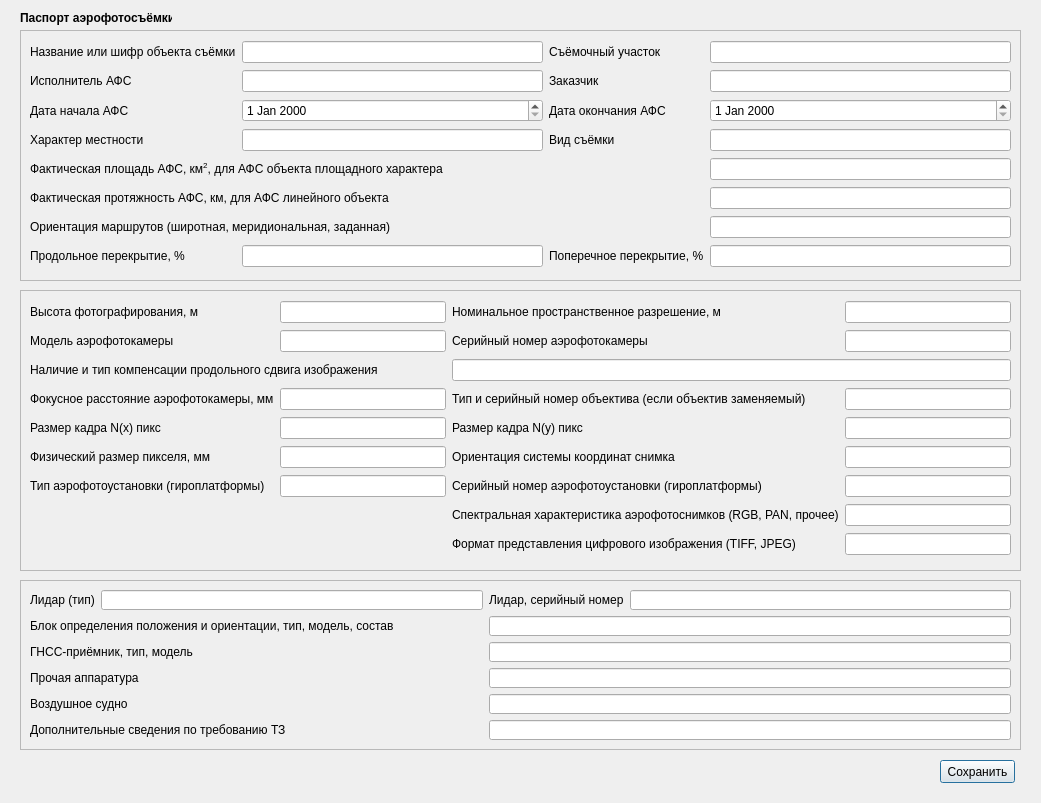
<?xml version="1.0" encoding="UTF-8"?>
<ui version="4.0">
 <class>AFS</class>
 <widget class="QDialog" name="AFS">
  <property name="geometry">
   <rect>
    <x>0</x>
    <y>0</y>
    <width>1041</width>
    <height>803</height>
   </rect>
  </property>
  <property name="maximumSize">
   <size>
    <width>1041</width>
    <height>803</height>
   </size>
  </property>
  <property name="windowTitle">
   <string>Dialog</string>
  </property>
  <widget class="QPushButton" name="save">
   <property name="geometry">
    <rect>
     <x>940</x>
     <y>760</y>
     <width>75</width>
     <height>23</height>
    </rect>
   </property>
   <property name="text">
    <string>Сохранить</string>
   </property>
  </widget>
  <widget class="QLabel" name="label_passport_afs">
   <property name="geometry">
    <rect>
     <x>20</x>
     <y>10</y>
     <width>152</width>
     <height>16</height>
    </rect>
   </property>
   <property name="text">
    <string>&lt;html&gt;&lt;head/&gt;&lt;body&gt;&lt;p&gt;&lt;span style=&quot; font-weight:600;&quot;&gt;Паспорт аэрофотосъёмки&lt;/span&gt;&lt;/p&gt;&lt;/body&gt;&lt;/html&gt;</string>
   </property>
  </widget>
  <widget class="QFrame" name="object">
   <property name="geometry">
    <rect>
     <x>20</x>
     <y>30</y>
     <width>1001</width>
     <height>251</height>
    </rect>
   </property>
   <property name="frameShape">
    <enum>QFrame::StyledPanel</enum>
   </property>
   <property name="frameShadow">
    <enum>QFrame::Raised</enum>
   </property>
   <layout class="QGridLayout" name="gridLayout">
    <item row="2" column="1">
     <widget class="QDateEdit" name="date_start">
      <property name="enabled">
       <bool>true</bool>
      </property>
     </widget>
    </item>
    <item row="3" column="1">
     <widget class="QLineEdit" name="nature_area"/>
    </item>
    <item row="4" column="0" colspan="3">
     <widget class="QLabel" name="label_area_afs">
      <property name="text">
       <string>&lt;html&gt;&lt;head/&gt;&lt;body&gt;&lt;p&gt;Фактическая площадь АФС, км&lt;span style=&quot; vertical-align:super;&quot;&gt;2&lt;/span&gt;, для АФС объекта площадного характера&lt;/p&gt;&lt;/body&gt;&lt;/html&gt;</string>
      </property>
     </widget>
    </item>
    <item row="2" column="0">
     <widget class="QLabel" name="label_date_start">
      <property name="text">
       <string>Дата начала АФС</string>
      </property>
     </widget>
    </item>
    <item row="1" column="1">
     <widget class="QLineEdit" name="executor"/>
    </item>
    <item row="7" column="0">
     <widget class="QLabel" name="label_overlap_longitudinal">
      <property name="text">
       <string>Продольное перекрытие, %</string>
      </property>
     </widget>
    </item>
    <item row="7" column="1">
     <widget class="QLineEdit" name="overlap_longitudinal"/>
    </item>
    <item row="2" column="2">
     <widget class="QLabel" name="label_date_end">
      <property name="text">
       <string>Дата окончания АФС</string>
      </property>
     </widget>
    </item>
    <item row="0" column="0">
     <widget class="QLabel" name="label_name_object">
      <property name="text">
       <string>Название или шифр объекта съёмки</string>
      </property>
     </widget>
    </item>
    <item row="0" column="3">
     <widget class="QLineEdit" name="filming_location"/>
    </item>
    <item row="5" column="3">
     <widget class="QLineEdit" name="length_afs"/>
    </item>
    <item row="7" column="2">
     <widget class="QLabel" name="label_overlap_transverse">
      <property name="text">
       <string>Поперечное перекрытие, %</string>
      </property>
     </widget>
    </item>
    <item row="6" column="3">
     <widget class="QLineEdit" name="orientation_route"/>
    </item>
    <item row="5" column="0" colspan="3">
     <widget class="QLabel" name="label_length_afs">
      <property name="text">
       <string>Фактическая протяжность АФС, км, для АФС линейного объекта</string>
      </property>
     </widget>
    </item>
    <item row="3" column="0">
     <widget class="QLabel" name="label_nature_area">
      <property name="text">
       <string>Характер местности</string>
      </property>
     </widget>
    </item>
    <item row="2" column="3">
     <widget class="QDateEdit" name="date_end"/>
    </item>
    <item row="0" column="1">
     <widget class="QLineEdit" name="name_object"/>
    </item>
    <item row="1" column="2">
     <widget class="QLabel" name="label_customer">
      <property name="text">
       <string>Заказчик</string>
      </property>
     </widget>
    </item>
    <item row="3" column="2">
     <widget class="QLabel" name="label_type_shoot">
      <property name="text">
       <string>Вид съёмки</string>
      </property>
     </widget>
    </item>
    <item row="1" column="3">
     <widget class="QLineEdit" name="customer"/>
    </item>
    <item row="3" column="3">
     <widget class="QLineEdit" name="type_shoot"/>
    </item>
    <item row="1" column="0">
     <widget class="QLabel" name="label_executor">
      <property name="text">
       <string>Исполнитель АФС</string>
      </property>
     </widget>
    </item>
    <item row="7" column="3">
     <widget class="QLineEdit" name="overlap_transverse"/>
    </item>
    <item row="0" column="2">
     <widget class="QLabel" name="label_filming_location">
      <property name="text">
       <string>Съёмочный участок</string>
      </property>
     </widget>
    </item>
    <item row="4" column="3">
     <widget class="QLineEdit" name="area_afs"/>
    </item>
    <item row="6" column="0" colspan="3">
     <widget class="QLabel" name="label_orientation_route">
      <property name="text">
       <string>Ориентация маршрутов (широтная, меридиональная, заданная)</string>
      </property>
     </widget>
    </item>
   </layout>
  </widget>
  <widget class="QFrame" name="camera">
   <property name="geometry">
    <rect>
     <x>20</x>
     <y>290</y>
     <width>1001</width>
     <height>281</height>
    </rect>
   </property>
   <property name="frameShape">
    <enum>QFrame::StyledPanel</enum>
   </property>
   <property name="frameShadow">
    <enum>QFrame::Raised</enum>
   </property>
   <layout class="QGridLayout" name="gridLayout_2">
    <item row="0" column="0">
     <widget class="QLabel" name="label_height">
      <property name="text">
       <string>Высота фотографирования, м</string>
      </property>
     </widget>
    </item>
    <item row="0" column="3">
     <widget class="QLabel" name="label_resolution">
      <property name="text">
       <string>Номинальное пространственное разрешение, м</string>
      </property>
     </widget>
    </item>
    <item row="0" column="4">
     <widget class="QLineEdit" name="resolution"/>
    </item>
    <item row="1" column="0">
     <widget class="QLabel" name="label_camera_model">
      <property name="text">
       <string>Модель аэрофотокамеры</string>
      </property>
     </widget>
    </item>
    <item row="1" column="3">
     <widget class="QLabel" name="label_camera_sn">
      <property name="text">
       <string>Серийный номер аэрофотокамеры</string>
      </property>
     </widget>
    </item>
    <item row="1" column="4">
     <widget class="QLineEdit" name="camera_sn"/>
    </item>
    <item row="2" column="0" colspan="3">
     <widget class="QLabel" name="label_long_shift">
      <property name="text">
       <string>Наличие и тип компенсации продольного сдвига изображения</string>
      </property>
     </widget>
    </item>
    <item row="2" column="3" colspan="2">
     <widget class="QLineEdit" name="long_shift"/>
    </item>
    <item row="3" column="0" colspan="2">
     <widget class="QLabel" name="label_focal_len">
      <property name="text">
       <string>Фокусное расстояние аэрофотокамеры, мм</string>
      </property>
     </widget>
    </item>
    <item row="3" column="2">
     <widget class="QLineEdit" name="focal_len"/>
    </item>
    <item row="3" column="3">
     <widget class="QLabel" name="label_type_lens">
      <property name="text">
       <string>Тип и серийный номер объектива (если объектив заменяемый)</string>
      </property>
     </widget>
    </item>
    <item row="3" column="4">
     <widget class="QLineEdit" name="type_lens"/>
    </item>
    <item row="4" column="0">
     <widget class="QLabel" name="label_frame_size_x">
      <property name="text">
       <string>Размер кадра N(x) пикс</string>
      </property>
     </widget>
    </item>
    <item row="4" column="3">
     <widget class="QLabel" name="label_frame_size_y">
      <property name="text">
       <string>Размер кадра N(y) пикс</string>
      </property>
     </widget>
    </item>
    <item row="4" column="4">
     <widget class="QLineEdit" name="frame_size_y"/>
    </item>
    <item row="5" column="0">
     <widget class="QLabel" name="label_pixel_size">
      <property name="text">
       <string>Физический размер пикселя, мм</string>
      </property>
     </widget>
    </item>
    <item row="5" column="3">
     <widget class="QLabel" name="label_coordinate_orientation">
      <property name="text">
       <string>Ориентация системы координат снимка</string>
      </property>
     </widget>
    </item>
    <item row="5" column="4">
     <widget class="QLineEdit" name="coordinate_orientation"/>
    </item>
    <item row="6" column="0">
     <widget class="QLabel" name="label_api_type">
      <property name="text">
       <string>Тип аэрофотоустановки (гироплатформы)</string>
      </property>
     </widget>
    </item>
    <item row="6" column="3">
     <widget class="QLabel" name="label_api_sn">
      <property name="text">
       <string>Серийный номер аэрофотоустановки (гироплатформы)</string>
      </property>
     </widget>
    </item>
    <item row="6" column="4">
     <widget class="QLineEdit" name="api_sn"/>
    </item>
    <item row="4" column="2">
     <widget class="QLineEdit" name="frame_size_x"/>
    </item>
    <item row="5" column="2">
     <widget class="QLineEdit" name="pixel_size"/>
    </item>
    <item row="6" column="2">
     <widget class="QLineEdit" name="api_type"/>
    </item>
    <item row="1" column="2">
     <widget class="QLineEdit" name="camera_model"/>
    </item>
    <item row="0" column="2">
     <widget class="QLineEdit" name="height"/>
    </item>
    <item row="7" column="4">
     <widget class="QLineEdit" name="spectral_characteristics_photo"/>
    </item>
    <item row="8" column="4">
     <widget class="QLineEdit" name="image_format"/>
    </item>
    <item row="7" column="3">
     <widget class="QLabel" name="label_spectral_characteristics_photo">
      <property name="text">
       <string>Спектральная характеристика аэрофотоснимков (RGB, PAN, прочее)</string>
      </property>
     </widget>
    </item>
    <item row="8" column="3">
     <widget class="QLabel" name="label_image_format">
      <property name="text">
       <string>Формат представления цифрового изображения (TIFF, JPEG)</string>
      </property>
     </widget>
    </item>
   </layout>
  </widget>
  <widget class="QFrame" name="equipment">
   <property name="geometry">
    <rect>
     <x>20</x>
     <y>580</y>
     <width>1001</width>
     <height>170</height>
    </rect>
   </property>
   <property name="frameShape">
    <enum>QFrame::StyledPanel</enum>
   </property>
   <property name="frameShadow">
    <enum>QFrame::Raised</enum>
   </property>
   <layout class="QGridLayout" name="gridLayout_3">
    <item row="0" column="0">
     <widget class="QLabel" name="label_lidar_type">
      <property name="text">
       <string>Лидар (тип)</string>
      </property>
     </widget>
    </item>
    <item row="0" column="1">
     <widget class="QLineEdit" name="lidar_type"/>
    </item>
    <item row="0" column="2">
     <widget class="QLabel" name="label_lidar_sn">
      <property name="text">
       <string>Лидар, серийный номер</string>
      </property>
     </widget>
    </item>
    <item row="0" column="3">
     <widget class="QLineEdit" name="lidar_sn"/>
    </item>
    <item row="1" column="0" colspan="2">
     <widget class="QLabel" name="label_definition_block">
      <property name="text">
       <string>Блок определения положения и ориентации, тип, модель, состав</string>
      </property>
     </widget>
    </item>
    <item row="1" column="2" colspan="2">
     <widget class="QLineEdit" name="definition_block"/>
    </item>
    <item row="2" column="0" colspan="2">
     <widget class="QLabel" name="label_receiver">
      <property name="text">
       <string>ГНСС-приёмник, тип, модель</string>
      </property>
     </widget>
    </item>
    <item row="2" column="2" colspan="2">
     <widget class="QLineEdit" name="receiver"/>
    </item>
    <item row="3" column="0" colspan="2">
     <widget class="QLabel" name="label_other_equipment">
      <property name="text">
       <string>Прочая аппаратура</string>
      </property>
     </widget>
    </item>
    <item row="3" column="2" colspan="2">
     <widget class="QLineEdit" name="other_equipment"/>
    </item>
    <item row="4" column="0" colspan="2">
     <widget class="QLabel" name="label_aircraft">
      <property name="text">
       <string>Воздушное судно</string>
      </property>
     </widget>
    </item>
    <item row="4" column="2" colspan="2">
     <widget class="QLineEdit" name="aircraft"/>
    </item>
    <item row="5" column="0" colspan="2">
     <widget class="QLabel" name="label_add_information">
      <property name="text">
       <string>Дополнительные сведения по требованию ТЗ</string>
      </property>
     </widget>
    </item>
    <item row="5" column="2" colspan="2">
     <widget class="QLineEdit" name="add_information">
      <property name="text">
       <string/>
      </property>
     </widget>
    </item>
   </layout>
  </widget>
 </widget>
 <resources/>
 <connections/>
</ui>
